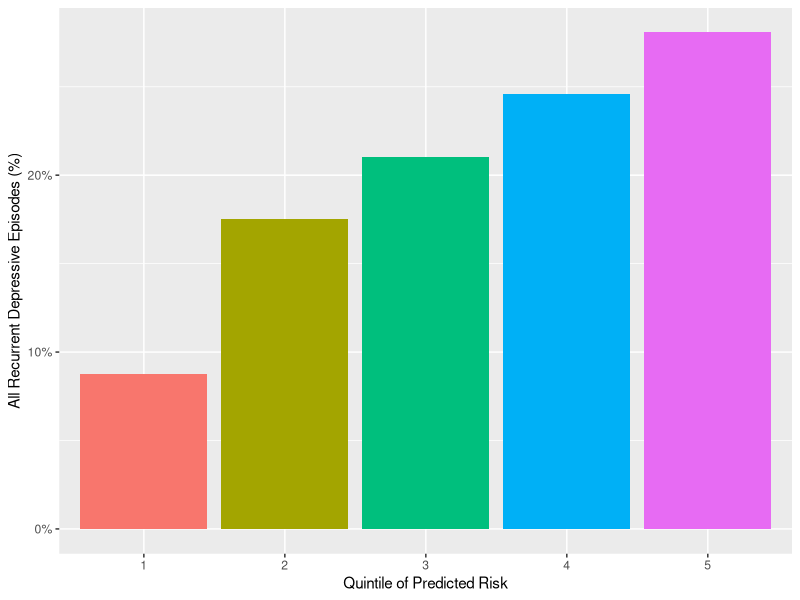

This chart was generated by the following R code:
# Packages
library(dplyr)
library(ggplot2)
library(scales)

# Read dataset
ds <- read.csv("predictions.csv")

# Subset
ds <- ds[, 2:4]

str(ds)

# Quintile
quantile(ds$Yes, probs = seq(0, 1, 1/5))

# Create quintile variable
ds <- ds %>%
  mutate(quintiles = factor(ntile(Yes, 5)))

str(ds)

# Factorize outcome
ds$outcome <- as.factor(ds$outcome)

# Bar plot with quintiles
ds_recorrentes <- ds[ds$outcome == "Yes", ]

str(ds_recorrentes)


ds_recorrentes %>%
    ggplot(aes(x = quintiles, fill = quintiles)) +
    geom_bar(aes(y=(..count..)/sum(..count..))) +
    scale_y_continuous(labels=percent_format()) +
    ylab("All Recurrent Depressive Episodes (%)") +
    xlab("Quintile of Predicted Risk") +
    theme(legend.position = "none")
